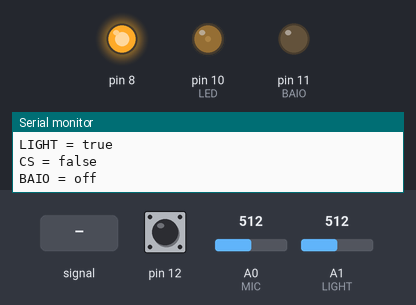
The sketch below on a simulated Arduino Uno, built with avr-gcc and run on an emulated ATmega328P. Shown: output pins drawn as LEDs (lit = HIGH), the last lines printed to the serial monitor. The test bench sets the inputs (shaded band); at power-on: A1 (LIGHT) = 512, pin 12 HIGH, A0 (MIC) = 512.

Above: at 1.25 s.
1.3 s: A0 (MIC) fed a 200 Hz sine of ±255 counts around its level
At 2.86 s:
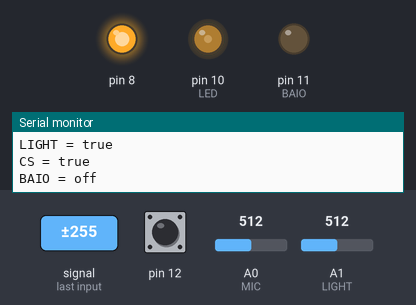
4.3 s: A1 (LIGHT) set to 960
At 4.46 s:
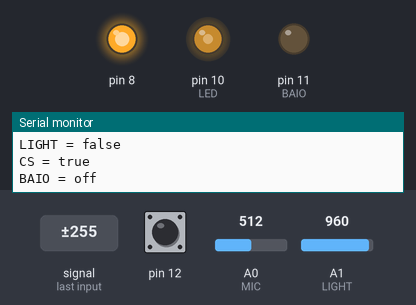
Timing chart, 0 to 16.4 s (numbered marks = the images above; inputs shaded):
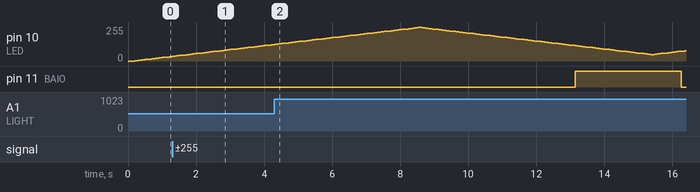

The sketch:

Device2.ino
```cpp
#include<CapacitiveSensor.h>
#include<RollingAverage.h>
#include<MsTimer2.h>

#define MIC A0    //マイクピン番号
#define LIGHT A1  //光受信ピン番号
#define LED 10    //LEDピン番号
#define SPEAKER 9 //スピーカー番号
#define BAIO 11    //バイオメタルピン番号
#define BAIOTIME_HIGH 3000  //バイオメタルに電気を流す時間
#define BAIOTIME_LOW 10000  //バイオメタルに電気を流さない時間

RollingAverage <long , 16> cs_val_Avr;
RollingAverage <long , 16> MIC_val_Avr;

CapacitiveSensor cs = CapacitiveSensor(13, 12);// 静電容量取得用pinNo(SendPin RecivePin)
long cs_val = 0;      //静電容量値
long cs_val_bef = 0;
long cs_val_Last = 0;

int MIC_val = 0;     // マイクの値
int MIC_val_last = 0;
int MIC_val_bef = 0;

int LIGHT_val = 0;   // 光の値

int hikarikata = 0;  //デューティー比

float frq = 0;

boolean mainBool = true;
boolean hikarikataBool = true;
boolean baioBool = false;
int baioTime = 0;
int mainTime = 0;

void flash(){

  if(MIC_val_bef > 0){

   if(abs(MIC_val_bef - MIC_val) >= 40){
     mainBool = false;
     Serial.println("MIC = false");
   }else{
     Serial.println("MIC = true");
   }

  }

//   Serial.print("MIC = ");
//  Serial.print(abs(MIC_val_bef - MIC_val));
//  Serial.println(" <= 40");


  MIC_val_bef = MIC_val;

  if(LIGHT_val < 950){
   Serial.println("LIGHT = true");
  }else{
    mainBool = false;
    Serial.println("LIGHT = false");
  }


//  Serial.print("LIGHT = ");
//  Serial.print(LIGHT_val);
//  Serial.println(" <= 950");

  if(abs(cs_val - cs_val_bef) <= 100){
    Serial.println("CS = true");
  }else{
    Serial.println("CS = false");
  }

//  Serial.print("CS = ");
//  Serial.print(abs(cs_val - cs_val_bef) );
//  Serial.println(" <= 100");


}

void setup() {
  Serial.begin(9600);

  //////おまじない//////静電容量用
  cs.set_CS_AutocaL_Millis(0xFFFFFFFF);

  //////ピンモード設定///////
  pinMode(BAIO,OUTPUT);
  pinMode(8,OUTPUT);
  digitalWrite(8,HIGH);
  MsTimer2::set(100,flash);
  MsTimer2::start();

}


void loop() {
  baioTime = millis() % (BAIOTIME_LOW + BAIOTIME_HIGH);
  //////入力系統//////
  cs_val_bef = cs_val_Last;
  cs_val = cs.capacitiveSensor(1000);//値を増やすとノイズが減る
  cs_val_Last = cs_val_Avr.next(cs_val);
  MIC_val = MIC_val_Avr.next(analogRead(MIC));
  LIGHT_val = analogRead(LIGHT);

  //////出力系統//////
  analogWrite(LED,hikarikata); //hikarikata=デューティー比　0-255 = 0% ~ 100%

  if( abs(cs_val - cs_val_bef) > 100){
    mainBool = false ;
  }

  mainBool = true;
  //動きのメイン
  if(mainBool == true){

    ////////バイオメタル関係////////////
    if(baioBool == true){
      digitalWrite(BAIO,HIGH);
      Serial.println("BAIO = on");
    }else{
      digitalWrite(BAIO,LOW);
      Serial.println("BAIO = off");
    }


    if(baioBool == true && baioTime > BAIOTIME_HIGH){
      baioBool = false;
    }

    if(baioBool == false){

      if(baioTime >= BAIOTIME_LOW + BAIOTIME_HIGH - 100 ){ //バイオメタルの現在の時間　==　バイオメタルの一周の時間
        baioBool = true;
      }

    }


    ////////LED関係/////////

    if(hikarikata >= 251 && hikarikataBool){
      hikarikataBool = false;
    }

    if(hikarikata <= 50 && hikarikataBool == false){
      hikarikataBool = true;
    }

    if(hikarikataBool){
      hikarikata += 3;
    }else{
      hikarikata -= 3;
    }
    mainTime = 0;
  }else{
    hikarikataBool = false;
    hikarikata = 0;
    mainTime ++ ;
  }

  if(mainTime > 2000){
    mainBool = true;
  }

//  Serial.print("mainTime = ");
//  Serial.print(mainTime);
//  Serial.println(" > 2000 ");
//
}
```
